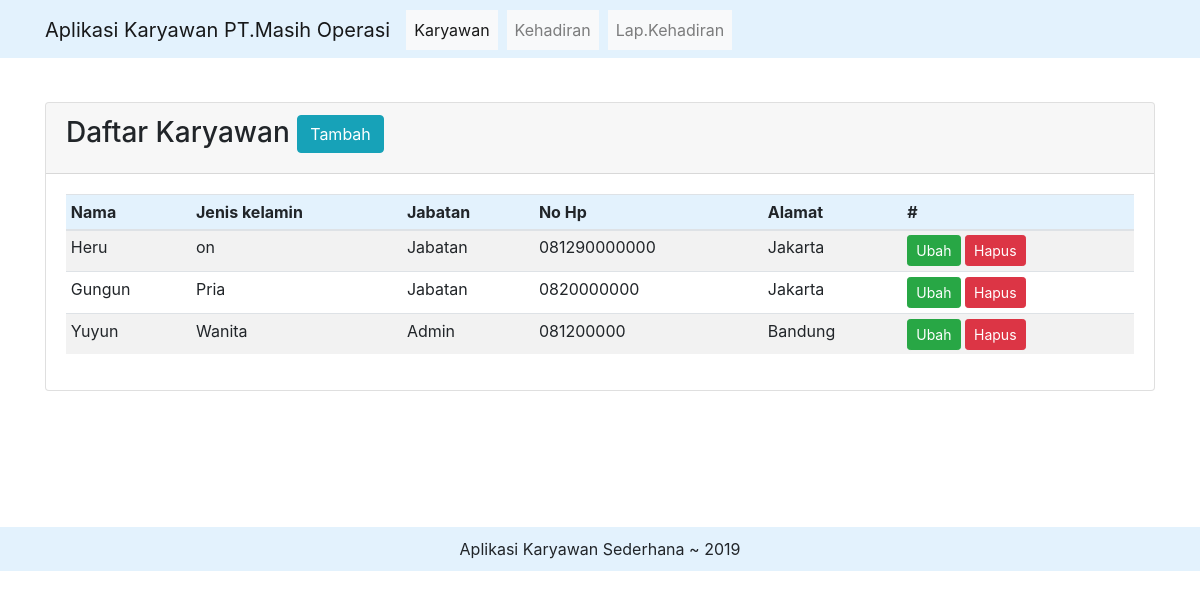
The page / on the database its author committed.
### tables this page shows
CREATE TABLE `karyawan` (
  `id` int(3) NOT NULL AUTO_INCREMENT,
  `nama` varchar(60) NOT NULL,
  `jenkel` varchar(10) NOT NULL,
  `jabatan` varchar(20) NOT NULL,
  `no_hp` varchar(16) NOT NULL,
  `alamat` text NOT NULL,
  PRIMARY KEY (`id`)
);

### index.php (the view, shortened to what this page needs)
<?php include('header.php') ?>
	<div class="card  mb-3">
	<div class="card-header">
		<h3>Daftar Karyawan
		<a class="btn btn-info" href="tambah.php">Tambah</a>
		</h3>
	</div>
	 <div class="card-body">
		<table class="table table-sm table-striped">
			<thead class="" style="background-color:#e3f2fd!important">
				<th>Nama</th>
				<th>Jenis kelamin</th>
				<th>Jabatan</th>
				<th>No Hp</th>
				<th>Alamat</th>
				<th>#</th>
			</thead>
			<tbody>
			<?php
				$con = mysqli_connect("localhost","root","","crudmysqli");
				$query=mysqli_query($con,"select * from `karyawan`");
				while($row=mysqli_fetch_array($query)){
					?>
					<tr>
						<td><?php echo $row['nama']; ?></td>
						<td><?php echo $row['jenkel']; ?></td>
						<td><?php echo $row['jabatan']; ?></td>
						<td><?php echo $row['no_hp']; ?></td>
						<td><?php echo $row['alamat']; ?></td>
						<td>
						<a class="btn btn-success btn-sm" href="ubah.php?id=<?php echo $row['id']; ?>">Ubah</a>
						<a class="btn btn-danger btn-sm" href="hapus.php?id=<?php echo $row['id']; ?>">Hapus</a>
						</td>
					</tr>
					<?php
				}
			?>
			</tbody>
		</table>
	</div>
	</div>
</div>
<?php include('footer.php') ?>
</body>
</html>

### rows shown on the page
karyawan: nama "Heru", jenkel "on", jabatan "Jabatan", no_hp "081290000000", alamat "Jakarta"
karyawan: nama "Gungun", jenkel "Pria", jabatan "Jabatan", no_hp "0820000000", alamat "Jakarta"
karyawan: nama "Yuyun", jenkel "Wanita", jabatan "Admin", no_hp "081200000", alamat "Bandung"
